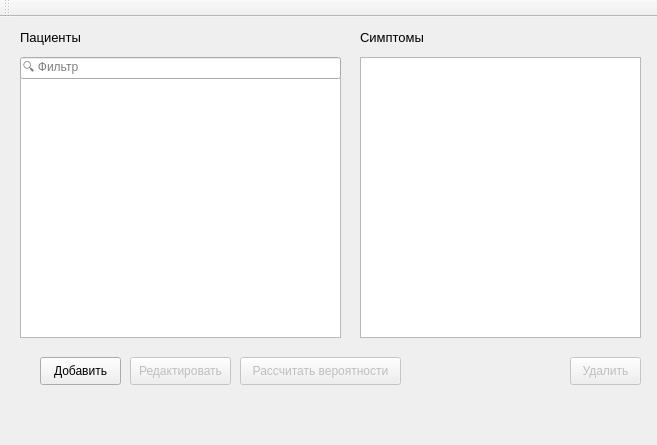
<?xml version="1.0" encoding="UTF-8"?>
<ui version="4.0">
 <class>MainWindow</class>
 <widget class="QMainWindow" name="MainWindow">
  <property name="geometry">
   <rect>
    <x>0</x>
    <y>0</y>
    <width>657</width>
    <height>445</height>
   </rect>
  </property>
  <property name="windowTitle">
   <string>dissertation app v0.1</string>
  </property>
  <widget class="QWidget" name="centralWidget">
   <widget class="QLabel" name="label">
    <property name="geometry">
     <rect>
      <x>20</x>
      <y>10</y>
      <width>91</width>
      <height>21</height>
     </rect>
    </property>
    <property name="font">
     <font>
      <pointsize>10</pointsize>
     </font>
    </property>
    <property name="text">
     <string>Пациенты</string>
    </property>
   </widget>
   <widget class="QLabel" name="label_2">
    <property name="geometry">
     <rect>
      <x>360</x>
      <y>10</y>
      <width>91</width>
      <height>21</height>
     </rect>
    </property>
    <property name="font">
     <font>
      <pointsize>10</pointsize>
     </font>
    </property>
    <property name="text">
     <string>Симптомы</string>
    </property>
   </widget>
   <widget class="QPushButton" name="deleteButton">
    <property name="enabled">
     <bool>false</bool>
    </property>
    <property name="geometry">
     <rect>
      <x>570</x>
      <y>340</y>
      <width>71</width>
      <height>28</height>
     </rect>
    </property>
    <property name="text">
     <string>Удалить</string>
    </property>
   </widget>
   <widget class="QPushButton" name="editButton">
    <property name="enabled">
     <bool>false</bool>
    </property>
    <property name="geometry">
     <rect>
      <x>130</x>
      <y>340</y>
      <width>101</width>
      <height>28</height>
     </rect>
    </property>
    <property name="text">
     <string>Редактировать</string>
    </property>
   </widget>
   <widget class="QPushButton" name="addButton">
    <property name="geometry">
     <rect>
      <x>40</x>
      <y>340</y>
      <width>81</width>
      <height>28</height>
     </rect>
    </property>
    <property name="text">
     <string>Добавить</string>
    </property>
   </widget>
   <widget class="QListWidget" name="listWidget">
    <property name="geometry">
     <rect>
      <x>20</x>
      <y>60</y>
      <width>321</width>
      <height>261</height>
     </rect>
    </property>
   </widget>
   <widget class="QListWidget" name="listWidget_2">
    <property name="geometry">
     <rect>
      <x>360</x>
      <y>40</y>
      <width>281</width>
      <height>281</height>
     </rect>
    </property>
   </widget>
   <widget class="QLineEdit" name="lineEdit">
    <property name="geometry">
     <rect>
      <x>20</x>
      <y>40</y>
      <width>321</width>
      <height>22</height>
     </rect>
    </property>
    <property name="placeholderText">
     <string>🔍 Фильтр</string>
    </property>
   </widget>
   <widget class="QPushButton" name="pushButton_2">
    <property name="enabled">
     <bool>false</bool>
    </property>
    <property name="geometry">
     <rect>
      <x>240</x>
      <y>340</y>
      <width>161</width>
      <height>28</height>
     </rect>
    </property>
    <property name="text">
     <string>Рассчитать вероятности</string>
    </property>
   </widget>
  </widget>
  <widget class="QMenuBar" name="menuBar">
   <property name="geometry">
    <rect>
     <x>0</x>
     <y>0</y>
     <width>657</width>
     <height>25</height>
    </rect>
   </property>
  </widget>
  <widget class="QToolBar" name="mainToolBar">
   <attribute name="toolBarArea">
    <enum>TopToolBarArea</enum>
   </attribute>
   <attribute name="toolBarBreak">
    <bool>false</bool>
   </attribute>
  </widget>
 </widget>
 <layoutdefault spacing="6" margin="11"/>
 <resources/>
 <connections/>
</ui>
